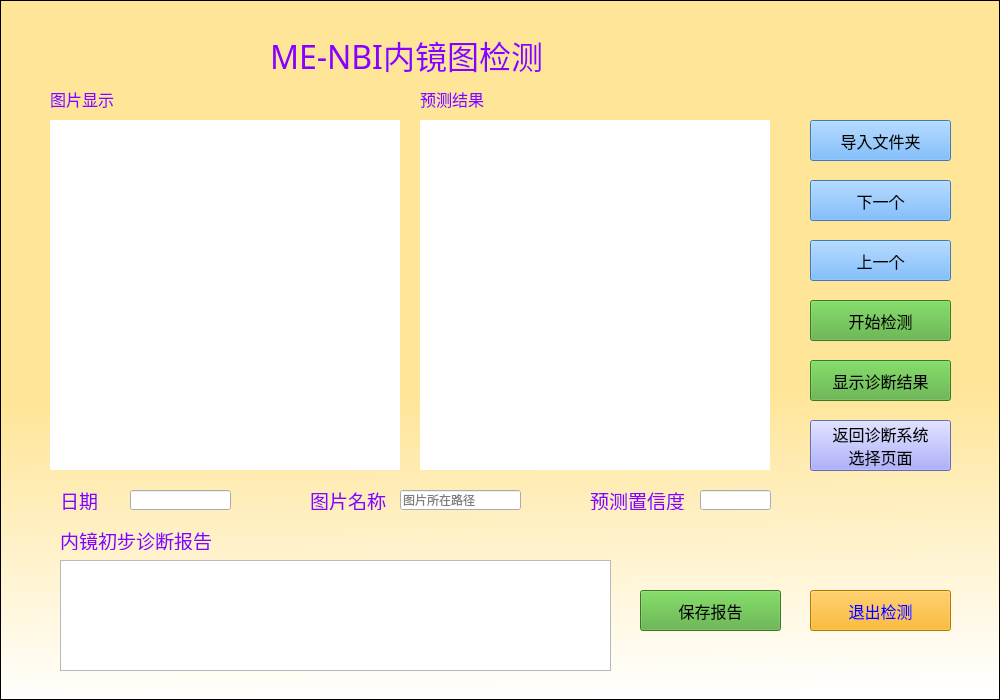
<?xml version="1.0" encoding="UTF-8"?>
<ui version="4.0">
 <class>Form</class>
 <widget class="QWidget" name="Form">
  <property name="geometry">
   <rect>
    <x>0</x>
    <y>0</y>
    <width>1000</width>
    <height>700</height>
   </rect>
  </property>
  <property name="palette">
   <palette>
    <active>
     <colorrole role="WindowText">
      <brush brushstyle="SolidPattern">
       <color alpha="255">
        <red>136</red>
        <green>0</green>
        <blue>255</blue>
       </color>
      </brush>
     </colorrole>
     <colorrole role="Button">
      <brush brushstyle="SolidPattern">
       <color alpha="255">
        <red>119</red>
        <green>139</green>
        <blue>255</blue>
       </color>
      </brush>
     </colorrole>
     <colorrole role="ButtonText">
      <brush brushstyle="SolidPattern">
       <color alpha="255">
        <red>170</red>
        <green>0</green>
        <blue>0</blue>
       </color>
      </brush>
     </colorrole>
    </active>
    <inactive>
     <colorrole role="WindowText">
      <brush brushstyle="SolidPattern">
       <color alpha="255">
        <red>136</red>
        <green>0</green>
        <blue>255</blue>
       </color>
      </brush>
     </colorrole>
     <colorrole role="Button">
      <brush brushstyle="SolidPattern">
       <color alpha="255">
        <red>119</red>
        <green>139</green>
        <blue>255</blue>
       </color>
      </brush>
     </colorrole>
     <colorrole role="ButtonText">
      <brush brushstyle="SolidPattern">
       <color alpha="255">
        <red>170</red>
        <green>0</green>
        <blue>0</blue>
       </color>
      </brush>
     </colorrole>
    </inactive>
    <disabled>
     <colorrole role="WindowText">
      <brush brushstyle="SolidPattern">
       <color alpha="255">
        <red>120</red>
        <green>120</green>
        <blue>120</blue>
       </color>
      </brush>
     </colorrole>
     <colorrole role="Button">
      <brush brushstyle="SolidPattern">
       <color alpha="255">
        <red>119</red>
        <green>139</green>
        <blue>255</blue>
       </color>
      </brush>
     </colorrole>
     <colorrole role="ButtonText">
      <brush brushstyle="SolidPattern">
       <color alpha="255">
        <red>120</red>
        <green>120</green>
        <blue>120</blue>
       </color>
      </brush>
     </colorrole>
    </disabled>
   </palette>
  </property>
  <property name="windowTitle">
   <string>癌前病变诊断</string>
  </property>
  <property name="autoFillBackground">
   <bool>false</bool>
  </property>
  <widget class="QLabel" name="label">
   <property name="geometry">
    <rect>
     <x>270</x>
     <y>30</y>
     <width>291</width>
     <height>50</height>
    </rect>
   </property>
   <property name="font">
    <font>
     <family>楷体</family>
     <pointsize>24</pointsize>
    </font>
   </property>
   <property name="text">
    <string>ME-NBI内镜图检测</string>
   </property>
   <property name="textFormat">
    <enum>Qt::AutoText</enum>
   </property>
  </widget>
  <widget class="QPushButton" name="pushButton6">
   <property name="geometry">
    <rect>
     <x>810</x>
     <y>420</y>
     <width>141</width>
     <height>51</height>
    </rect>
   </property>
   <property name="font">
    <font>
     <family>楷体</family>
     <pointsize>12</pointsize>
    </font>
   </property>
   <property name="styleSheet">
    <string notr="true">background-color: rgb(147, 149, 255);</string>
   </property>
   <property name="text">
    <string>返回诊断系统
选择页面</string>
   </property>
  </widget>
  <widget class="QPushButton" name="pushButton7">
   <property name="geometry">
    <rect>
     <x>640</x>
     <y>590</y>
     <width>141</width>
     <height>41</height>
    </rect>
   </property>
   <property name="font">
    <font>
     <family>楷体</family>
     <pointsize>12</pointsize>
    </font>
   </property>
   <property name="styleSheet">
    <string notr="true">background-color: rgb(80, 170, 53);</string>
   </property>
   <property name="text">
    <string>保存报告</string>
   </property>
  </widget>
  <widget class="QPushButton" name="pushButton8">
   <property name="geometry">
    <rect>
     <x>810</x>
     <y>590</y>
     <width>141</width>
     <height>41</height>
    </rect>
   </property>
   <property name="font">
    <font>
     <family>楷体</family>
     <pointsize>12</pointsize>
    </font>
   </property>
   <property name="styleSheet">
    <string notr="true">background-color: rgb(255, 170, 0);
color: rgb(0, 0, 255);</string>
   </property>
   <property name="text">
    <string>退出检测</string>
   </property>
  </widget>
  <widget class="QLineEdit" name="lineEdit2">
   <property name="geometry">
    <rect>
     <x>130</x>
     <y>490</y>
     <width>101</width>
     <height>20</height>
    </rect>
   </property>
   <property name="text">
    <string/>
   </property>
  </widget>
  <widget class="QLabel" name="label2">
   <property name="geometry">
    <rect>
     <x>60</x>
     <y>490</y>
     <width>71</width>
     <height>20</height>
    </rect>
   </property>
   <property name="font">
    <font>
     <family>楷体</family>
     <pointsize>14</pointsize>
    </font>
   </property>
   <property name="text">
    <string>日期</string>
   </property>
   <property name="buddy">
    <cstring>lineEdit2</cstring>
   </property>
  </widget>
  <widget class="QLabel" name="labelreport">
   <property name="geometry">
    <rect>
     <x>60</x>
     <y>530</y>
     <width>181</width>
     <height>20</height>
    </rect>
   </property>
   <property name="font">
    <font>
     <family>楷体</family>
     <pointsize>14</pointsize>
    </font>
   </property>
   <property name="text">
    <string>内镜初步诊断报告</string>
   </property>
   <property name="buddy">
    <cstring>textEditreport</cstring>
   </property>
  </widget>
  <widget class="QTextEdit" name="textEditreport">
   <property name="geometry">
    <rect>
     <x>60</x>
     <y>560</y>
     <width>551</width>
     <height>111</height>
    </rect>
   </property>
  </widget>
  <widget class="QLabel" name="label4">
   <property name="geometry">
    <rect>
     <x>50</x>
     <y>89</y>
     <width>101</width>
     <height>20</height>
    </rect>
   </property>
   <property name="font">
    <font>
     <family>楷体</family>
     <pointsize>12</pointsize>
    </font>
   </property>
   <property name="text">
    <string>图片显示</string>
   </property>
  </widget>
  <widget class="QLabel" name="label3">
   <property name="geometry">
    <rect>
     <x>420</x>
     <y>89</y>
     <width>101</width>
     <height>20</height>
    </rect>
   </property>
   <property name="font">
    <font>
     <family>楷体</family>
     <pointsize>12</pointsize>
    </font>
   </property>
   <property name="text">
    <string>预测结果</string>
   </property>
  </widget>
  <widget class="QPushButton" name="pushButton1">
   <property name="geometry">
    <rect>
     <x>810</x>
     <y>120</y>
     <width>141</width>
     <height>41</height>
    </rect>
   </property>
   <property name="font">
    <font>
     <family>楷体</family>
     <pointsize>12</pointsize>
    </font>
   </property>
   <property name="styleSheet">
    <string notr="true">background-color:rgb(85, 170, 255)</string>
   </property>
   <property name="text">
    <string>导入文件夹</string>
   </property>
  </widget>
  <widget class="QPushButton" name="pushButton5">
   <property name="geometry">
    <rect>
     <x>810</x>
     <y>360</y>
     <width>141</width>
     <height>41</height>
    </rect>
   </property>
   <property name="font">
    <font>
     <family>楷体</family>
     <pointsize>12</pointsize>
    </font>
   </property>
   <property name="styleSheet">
    <string notr="true">background-color: rgb(80, 170, 53);</string>
   </property>
   <property name="text">
    <string>显示诊断结果</string>
   </property>
  </widget>
  <widget class="QListView" name="listView">
   <property name="geometry">
    <rect>
     <x>0</x>
     <y>0</y>
     <width>1000</width>
     <height>700</height>
    </rect>
   </property>
   <property name="styleSheet">
    <string notr="true">background-color: qlineargradient(spread:pad, x1:0.483, y1:0, x2:0.511727, y2:1, stop:0.5625 rgba(255, 229, 152, 255), stop:1 rgba(255, 255, 255, 255));</string>
   </property>
  </widget>
  <widget class="QLabel" name="label5">
   <property name="geometry">
    <rect>
     <x>50</x>
     <y>120</y>
     <width>350</width>
     <height>350</height>
    </rect>
   </property>
   <property name="styleSheet">
    <string notr="true">background-color: rgb(255, 255, 255);</string>
   </property>
   <property name="text">
    <string/>
   </property>
   <property name="buddy">
    <cstring>lineEdit5</cstring>
   </property>
  </widget>
  <widget class="QLineEdit" name="lineEdit5">
   <property name="geometry">
    <rect>
     <x>400</x>
     <y>490</y>
     <width>121</width>
     <height>20</height>
    </rect>
   </property>
   <property name="placeholderText">
    <string>图片所在路径</string>
   </property>
  </widget>
  <widget class="QLabel" name="label6">
   <property name="geometry">
    <rect>
     <x>420</x>
     <y>120</y>
     <width>350</width>
     <height>350</height>
    </rect>
   </property>
   <property name="styleSheet">
    <string notr="true">background-color: rgb(255, 255, 255);</string>
   </property>
   <property name="text">
    <string/>
   </property>
   <property name="buddy">
    <cstring>lineEdit5</cstring>
   </property>
  </widget>
  <widget class="QPushButton" name="pushButton4">
   <property name="geometry">
    <rect>
     <x>810</x>
     <y>300</y>
     <width>141</width>
     <height>41</height>
    </rect>
   </property>
   <property name="font">
    <font>
     <family>楷体</family>
     <pointsize>12</pointsize>
    </font>
   </property>
   <property name="styleSheet">
    <string notr="true">background-color: rgb(80, 170, 53);</string>
   </property>
   <property name="text">
    <string>开始检测</string>
   </property>
  </widget>
  <widget class="QPushButton" name="pushButton2">
   <property name="geometry">
    <rect>
     <x>810</x>
     <y>180</y>
     <width>141</width>
     <height>41</height>
    </rect>
   </property>
   <property name="font">
    <font>
     <family>楷体</family>
     <pointsize>12</pointsize>
    </font>
   </property>
   <property name="styleSheet">
    <string notr="true">background-color:rgb(85, 170, 255)</string>
   </property>
   <property name="text">
    <string>下一个</string>
   </property>
  </widget>
  <widget class="QPushButton" name="pushButton3">
   <property name="geometry">
    <rect>
     <x>810</x>
     <y>240</y>
     <width>141</width>
     <height>41</height>
    </rect>
   </property>
   <property name="font">
    <font>
     <family>楷体</family>
     <pointsize>12</pointsize>
    </font>
   </property>
   <property name="styleSheet">
    <string notr="true">background-color:rgb(85, 170, 255)</string>
   </property>
   <property name="text">
    <string>上一个</string>
   </property>
  </widget>
  <widget class="QLabel" name="label1">
   <property name="geometry">
    <rect>
     <x>590</x>
     <y>490</y>
     <width>101</width>
     <height>20</height>
    </rect>
   </property>
   <property name="font">
    <font>
     <family>楷体</family>
     <pointsize>14</pointsize>
    </font>
   </property>
   <property name="text">
    <string>预测置信度</string>
   </property>
   <property name="buddy">
    <cstring>lineEdit2</cstring>
   </property>
  </widget>
  <widget class="QLineEdit" name="lineEdit3">
   <property name="geometry">
    <rect>
     <x>700</x>
     <y>490</y>
     <width>71</width>
     <height>20</height>
    </rect>
   </property>
   <property name="text">
    <string/>
   </property>
  </widget>
  <widget class="QLabel" name="label7">
   <property name="geometry">
    <rect>
     <x>310</x>
     <y>490</y>
     <width>81</width>
     <height>20</height>
    </rect>
   </property>
   <property name="font">
    <font>
     <family>楷体</family>
     <pointsize>14</pointsize>
    </font>
   </property>
   <property name="text">
    <string>图片名称</string>
   </property>
   <property name="buddy">
    <cstring>lineEdit2</cstring>
   </property>
  </widget>
  <zorder>listView</zorder>
  <zorder>label</zorder>
  <zorder>pushButton6</zorder>
  <zorder>pushButton7</zorder>
  <zorder>pushButton8</zorder>
  <zorder>lineEdit2</zorder>
  <zorder>label2</zorder>
  <zorder>labelreport</zorder>
  <zorder>textEditreport</zorder>
  <zorder>label4</zorder>
  <zorder>label3</zorder>
  <zorder>pushButton1</zorder>
  <zorder>pushButton5</zorder>
  <zorder>label5</zorder>
  <zorder>lineEdit5</zorder>
  <zorder>label6</zorder>
  <zorder>pushButton4</zorder>
  <zorder>pushButton2</zorder>
  <zorder>pushButton3</zorder>
  <zorder>label1</zorder>
  <zorder>lineEdit3</zorder>
  <zorder>label7</zorder>
 </widget>
 <resources/>
 <connections/>
</ui>
